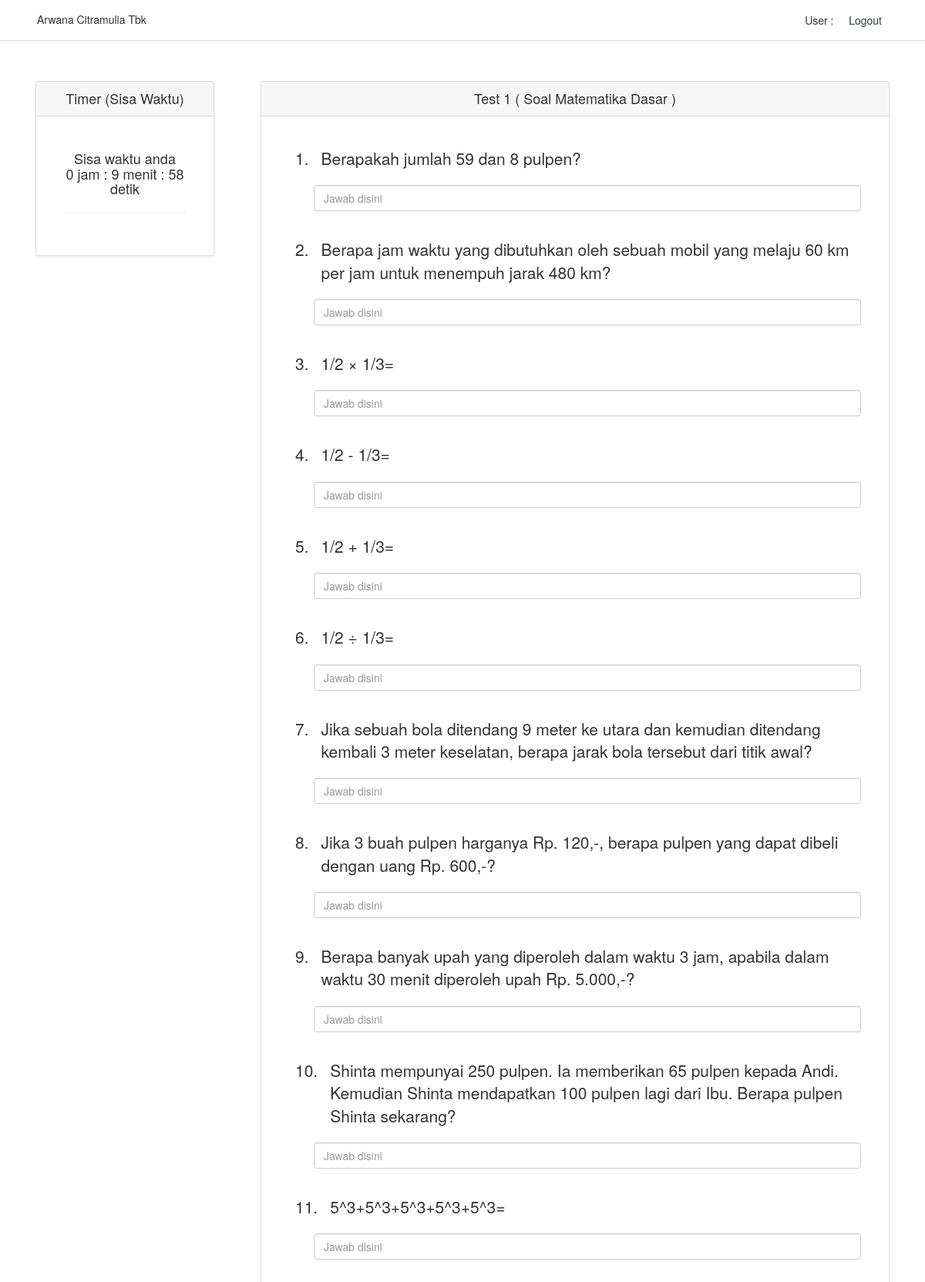
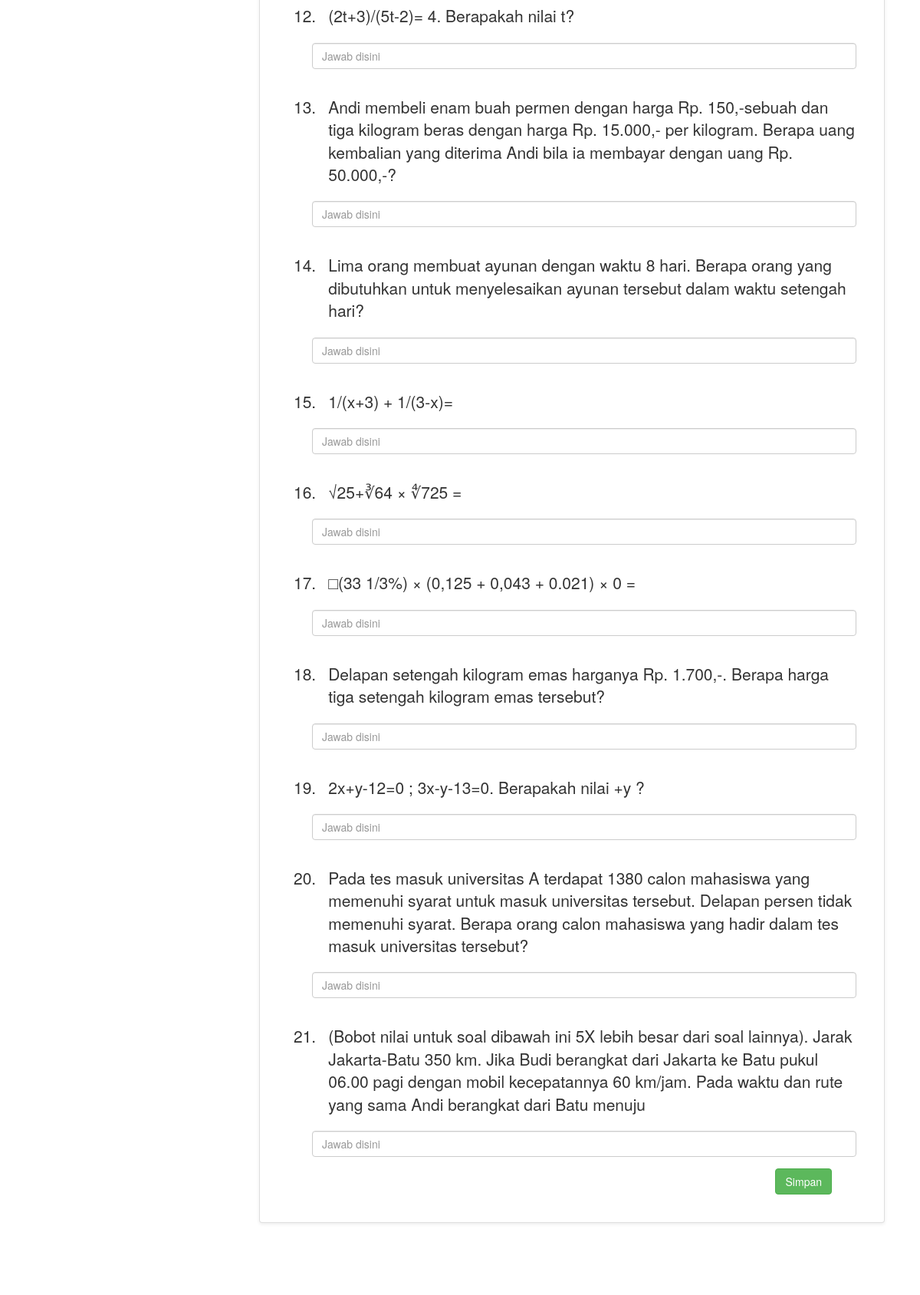
Page /pricing/soal1.php (signed in, upper part) on the committed database (2 pictures, top to bottom).
### tables this page shows
CREATE TABLE IF NOT EXISTS `soal1` (
  `id` int(11) NOT NULL auto_increment,
  `soal` varchar(255) NOT NULL,
  `jawaban` varchar(255) NOT NULL,
  PRIMARY KEY  (`id`)
);

### pricing/soal1.php (the view, shortened to what this page needs)
<?php include 'templates/header.php'; ?>
<?php include 'templates/navbar.php'; ?>
  <div class="card-deck  px-3 py-3 pt-md-5 pb-md-4 mx-auto">
     <div class="col-md-3">
       <div class="card mb-4 shadow-sm">
        <div class="card-header">
          <h4 class="my-0 font-weight-normal text-center">Timer (Sisa Waktu)</h4>
        </div>
        <div class="card-body">
          <div class="panel-body">
            <div class="text-center">
              <div id='timer'></div>
            </div>
          </div>
        </div>
      </div>
    </div>
    <div class="col-md-9">
      <div class="card mb-4 shadow-sm">
        <div class="card-header">
          <h4 class="my-0 font-weight-normal text-center">Test 1 ( Soal Matematika Dasar )</h4>
        </div>
        <div class="card-body">
          <form action="simpan-soal1" id="frmSoal" method='POST' >
            <?php
              $query = "SELECT * FROM soal1 order by id ASC";
              $hasil = mysqli_query($connect, $query);
              $nomor = 1;
              while($row = mysqli_fetch_array($hasil)){
              $id      = $row["id"];
              $soal    = $row["soal"];
            ?>
              <div class="row">
                <div class="col-md-12">
                  <table>
                    <tr>
                      <td class="align-text-top">
                        <h1 class="lead pl-4"><?php echo $nomor; ?>. </h1>
                      </td>
                      <td>
                        <h1 class="lead pl-3 pr-3"><?php echo $soal; ?></h1>
                      </td>
                    </tr>
                  </table>
                  <tr>
                    <div class="form-group pl-md-5 pr-3">
                      <input type="text" name="jawaban[<?php echo $id;?>]" value="" class="form-control"  placeholder="Jawab disini">
                    </div>
                  </tr>
                </div>
              </div>
               <?php
               $nomor++;
               }
               ?>
               <!-- <?php var_dump($id) ?>
               <?php var_dump($soal) ?>
               <?php var_dump($pilihan_a) ?>
               <?php var_dump($pilihan_b) ?>
               <?php var_dump($pilihan_c) ?>
               <?php var_dump($pilihan_d) ?> -->
            <div class="float-right mr-md-5 mb-3">
               <input type="submit" name="submit" id="submit" class="btn btn-success" value="Simpan">
            </div>
          </form>
        </div>
      </div>
    </div>
  </div>
</body>
</html>

### pricing/templates/header.php (shortened to what this page needs)
<!DOCTYPE html>
<html lang="en">
<head>
  <link rel="stylesheet" href="https://stackpath.bootstrapcdn.com/bootstrap/4.2.1/css/bootstrap.min.css">
  <link rel="stylesheet" href="../assets/dist/bootstrap/css/bootstrap.min.css">
  <link rel="stylesheet" href="../assets/dist/pricing.css">
<link href="../assets/dist/icheck/skins/all.css?v=1.0.2" rel="stylesheet">
<link rel="stylesheet" href="../assets/dist/font-awesome/4.5.0/css/font-awesome.min.css" />
</head>
<body>

### pricing/templates/navbar.php
<div class="d-flex flex-column flex-md-row align-items-center p-3 px-md-4 mb-1 bg-white border-bottom shadow-sm">
  <h5 class="my-0 ml-md-4 mr-md-auto font-weight-normal">Arwana Citramulia Tbk</h5>
  <div class="mr-md-4">
    &nbsp;
    User : <?= $data['nama'] ?> &nbsp;
    <a class="p-2 text-dark" href="logout.php">Logout</a>
  </div>
</div>

### rows in the picture
soal1: soal "Berapakah jumlah 59 dan 8 pulpen?"
soal1: soal "Berapa jam waktu yang dibutuhkan oleh sebuah mobil yang melaju 60 km per jam untuk menempuh jarak 480 km?"
soal1: soal "1/2 × 1/3="
soal1: soal "1/2 - 1/3="
soal1: soal "1/2 + 1/3="
soal1: soal "1/2 ÷ 1/3="
soal1: soal "Jika sebuah bola ditendang 9 meter ke utara dan kemudian ditendang kembali 3 meter keselatan, berapa jarak bola tersebut dari titik awal?"
soal1: soal "Jika 3 buah pulpen harganya Rp. 120,-, berapa pulpen yang dapat dibeli dengan uang Rp. 600,-?"
soal1: soal "Berapa banyak upah yang diperoleh dalam waktu 3 jam, apabila dalam waktu 30 menit diperoleh upah Rp. 5.000,-?"
soal1: soal "Shinta mempunyai 250 pulpen. Ia memberikan 65 pulpen kepada Andi. Kemudian Shinta mendapatkan 100 pulpen lagi dari Ibu. Berapa pulpen Shinta sekarang?"
soal1: soal "5^3+5^3+5^3+5^3+5^3="
soal1: soal "(2t+3)/(5t-2)= 4. Berapakah nilai t?"
soal1: soal "Andi membeli enam buah permen dengan harga Rp. 150,-sebuah dan tiga kilogram beras dengan harga Rp. 15.000,- per kilogram. Berapa uang kembalian yang diterima Andi bila ia membayar dengan uang Rp. 50.000,-?"
soal1: soal "Lima orang membuat ayunan dengan waktu 8 hari. Berapa orang yang dibutuhkan untuk menyelesaikan ayunan tersebut dalam waktu setengah hari?"
soal1: soal "1/(x+3) + 1/(3-x)="
soal1: soal "√25+∛64 × ∜725 ="
soal1: soal "□(33 1/3%) × (0,125 + 0,043 + 0.021) × 0 ="
soal1: soal "Delapan setengah kilogram emas harganya Rp. 1.700,-. Berapa harga tiga setengah kilogram emas tersebut?"
soal1: soal "2x+y-12=0 ; 3x-y-13=0. Berapakah nilai +y ?"
soal1: soal "Pada tes masuk universitas A terdapat 1380 calon mahasiswa yang memenuhi syarat untuk masuk universitas tersebut. Delapan persen tidak memenuhi syarat. Berapa orang calon mahasiswa yang hadir dalam tes masuk universitas tersebut?"
soal1: soal "(Bobot nilai untuk soal dibawah ini 5X lebih besar dari soal lainnya). Jarak Jakarta-Batu 350 km. Jika Budi berangkat dari Jakarta ke Batu pukul 06.00 pagi dengan mobil kecepatannya 60 km/jam. Pada waktu dan rute yang sama Andi berangkat dari Batu menuju"
